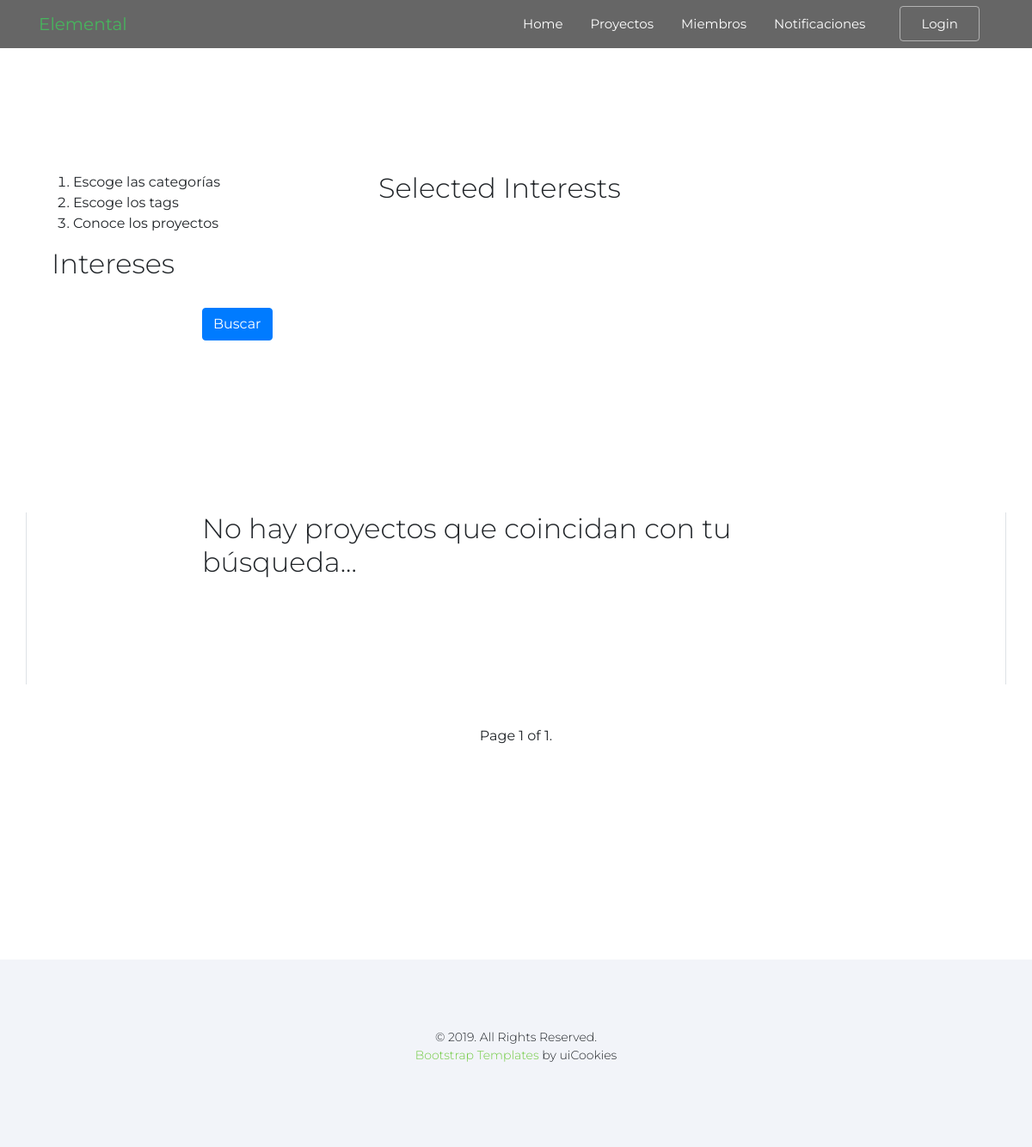
The page /projects/proyectos/filtro/ on the database as committed earlier.
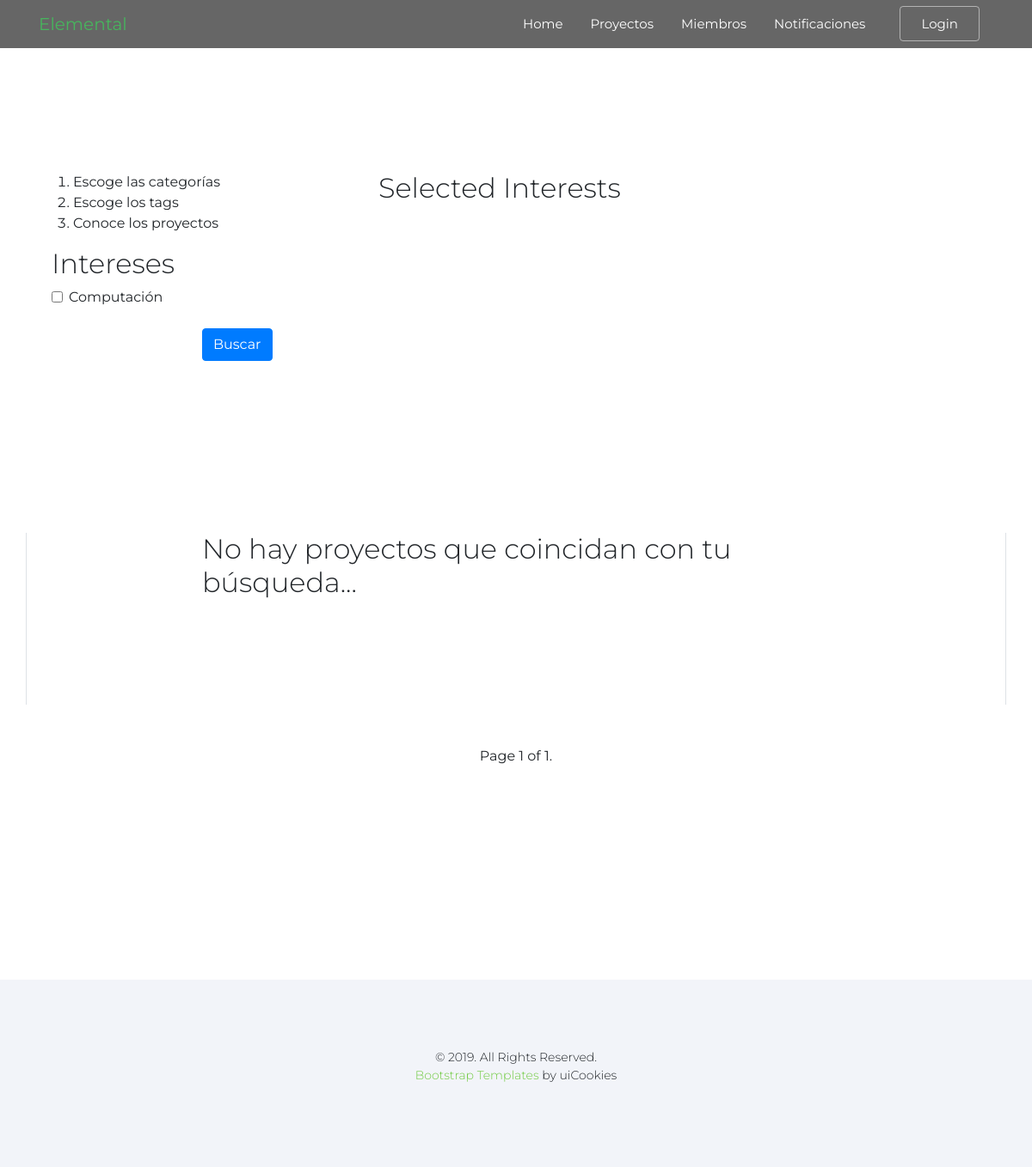
The same page on the database as committed later.
### core/models.py (models this page shows, shortened)
class InterestCategory(models.Model):
    slug = models.SlugField(unique=True)
    name = models.CharField(unique=True, max_length=30)
    quantity = models.IntegerField(default=0)
    top = models.BooleanField(default=False)
    class Meta:
        ordering = ['-slug']
    def __str__(self):
        return self.name

### projects/views.py (the view, shortened to what this page needs)
# urls.py: path('proyectos/filtro/', ProjectAdvancedFilterView.as_view(), name='project-filter'),
class ProjectAdvancedFilterView(generic.View):
    _interest_categories = InterestCategory.objects.all()
    interest_categories = []
    for interest_category in _interest_categories:
        x = []
        x.append(False)
        x.append(interest_category)
        interest_categories.append(x)
    def get(self, request):
        selected_interest_categories = []
        for i in range(0, len(self.interest_categories)):
            try:
                interest = self.interest_categories[i][1]
                if request.GET[interest.slug]:
                    self.interest_categories[i][0] = True
                    selected_interest_categories.append(interest)
            except MultiValueDictKeyError:
                self.interest_categories[i][0] = False
                print('none')
        interests_groups = []
        for selected_interest_category in selected_interest_categories:
            interests_groups.append(Interest.objects.filter(category=selected_interest_category))
        selected_interests = []
        projects_groups = []
        for selected_interest in selected_interests:
            projects_groups.append(ProjectInterest.objects.filter(interest=selected_interest))
        projects = []
        for project_group in projects_groups:
            for projectTag in project_group:
                if projectTag.project not in projects:
                    projects.append(projectTag.project)
        paginator = Paginator(projects, 18)
        page_number = request.GET.get('page')
        page_obj = paginator.get_page(page_number)
        context = {
            'interest_categories': self.interest_categories,
            'interests_groups': interests_groups,
            'page_obj': page_obj,
        }
        return render(request, 'projects/proyecto_filtro_avanzado.html', context)

### templates/projects/proyecto_filtro_avanzado.html (shortened to what this page needs)
{% extends "base.html" %}
{% block content %}
<div style="margin-top: 200px; margin-bottom: 200px;" class="container">
    <div class="row">
        <div class="col-4">
    <ol>
        <li>Escoge las categorías</li>
        <li>Escoge los tags</li>
        <li>Conoce los proyectos</li>
    </ol>
    <form action="{% url 'projects:project-filter'%}" method="GET">
    <div class="container">
    <h2>Intereses</h2>
    {% for interest_category in interest_categories %}
        {% if interest_category.0 %}
        <div class="form-check">
            <input type="checkbox" class="form-check-input" id="{{ interest_category.1.slug }}" name="{{ interest_category.1.slug }}" checked>
            <label class="form-check-label" for="{{ interest_category.1.slug }}">{{ interest_category.1 }}</label>
          </div>
        {% else %}
        <div class="form-check">
            <input type="checkbox" class="form-check-input" id="{{ interest_category.1.slug }}" name="{{ interest_category.1.slug }}">
            <label class="form-check-label" for="{{ interest_category.1.slug }}">{{ interest_category.1 }}</label>
          </div>
        {% endif %}
      {% endfor %}
    </div>
</div>
<div class="col-4">
    <div class="container">
        <h2>Selected Interests</h2>
    </div>
</div>
<div class="col-4">
</div>
</div>
<div class="row">
    <div class="col-2"></div>
    <div class="col-2">
        <br>
        <button class="btn btn-primary" type="submit">
            Buscar
        </button>
    </form></div>
    <div class="col-8">
    </div>
</div>
</div>
<section id="anchor">
<div style="margin-top: 200px; margin-bottom: 200px;" class="container">
<div class="row">
    <div class="col-2 border-left">
    </div>
    <div class="col-8">
      <div class="row">
        {% if page_obj %}
        {% for project in page_obj %}
    <div class="col-lg-4 col-md- col-sm-6">
      <div class="media d-block pb_feature-v1 text-left">
        <div class="card">
          {% if project.image %}
          <img style="margin: auto; height: 200px; width: 200px; max-width: 100%;" class="card-img-top" src="{{project.image.url}}" alt="Card image cap">
          {% else %}
          <img style="margin: auto; height: 200px; width: 200px; max-width: 100%;" class="card-img-top" src="..." alt="Card image cap">
          {% endif %}
          <div class="card-block">
                <div class="card-title">{{ project.title }}</div>
                <div style="font-size: smaller;" class="card-text">
                    {{ project.summary }}
                </div>
                <p class="card-text"><small class="text-muted">{{project.start_date}}</small></p>
                <div style="margin: 0 auto; width: 50%;" class="card-text"><a class="btn btn-success" href="{{project.get_absolute_url}}">Ver más</a></div>
                <br>
            </div>
        </div>
      </div>
    </div>
    {% endfor %}
    {% else %}
    <div style="height: 200px;" class="container">
      <h2>No hay proyectos que coincidan con tu búsqueda...</h2>
    </div>
    {% endif %}
      </div>
    </div>
    <div class="col-2 border-right">
    </div>
  </div>
  <br>
  <br>
  <div style="display: flex; justify-content: center; align-items: center;" class="pagination ali">
    <span class="step-links">
        <span class="current">
            Page {{ page_obj.number }} of {{ page_obj.paginator.num_pages }}.
        </span>
    </span>
</div>
</div>
</section>
{% endblock content %}

Rows that differ between the two databases and show on the page:
added InterestCategory: name "Computación"
